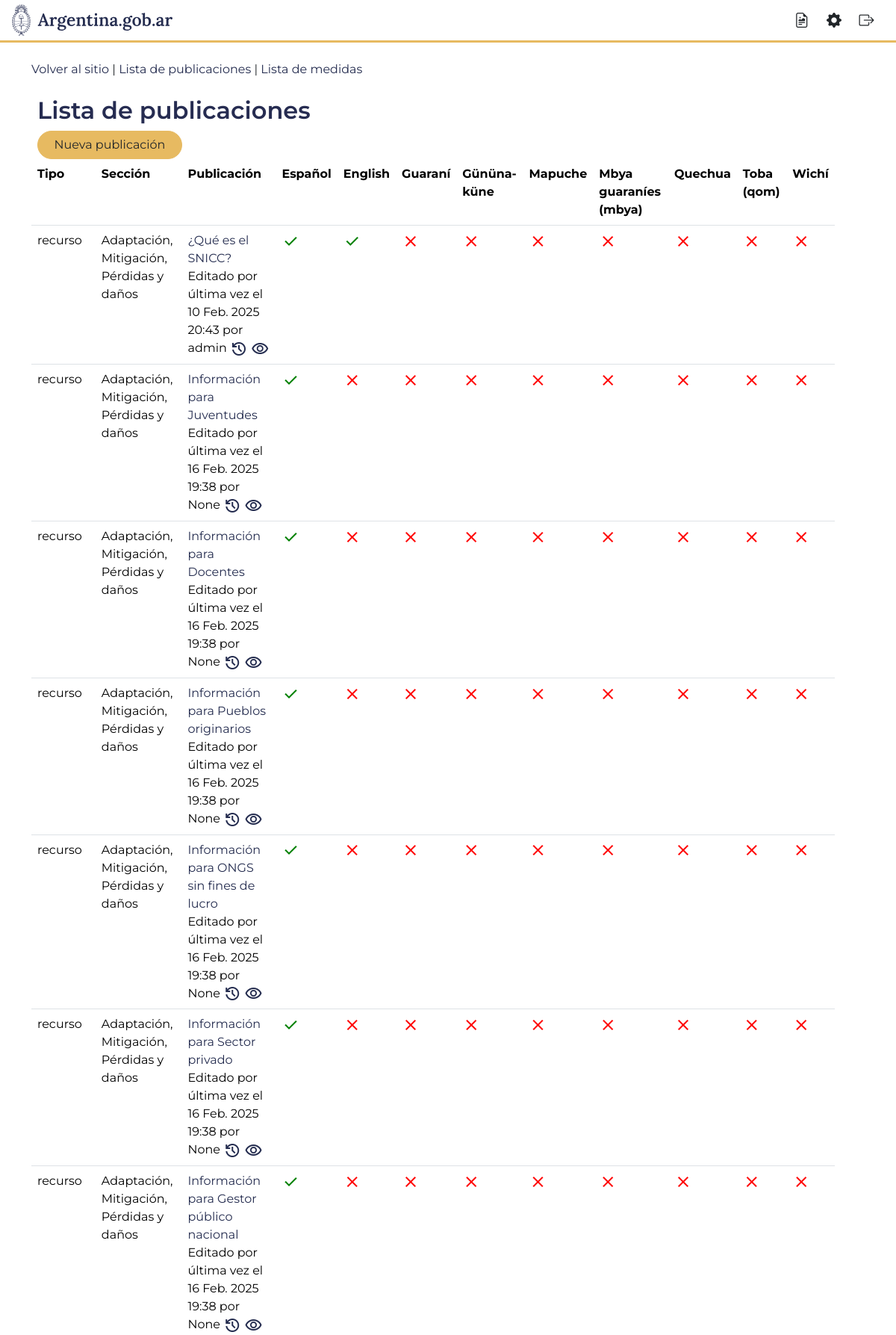
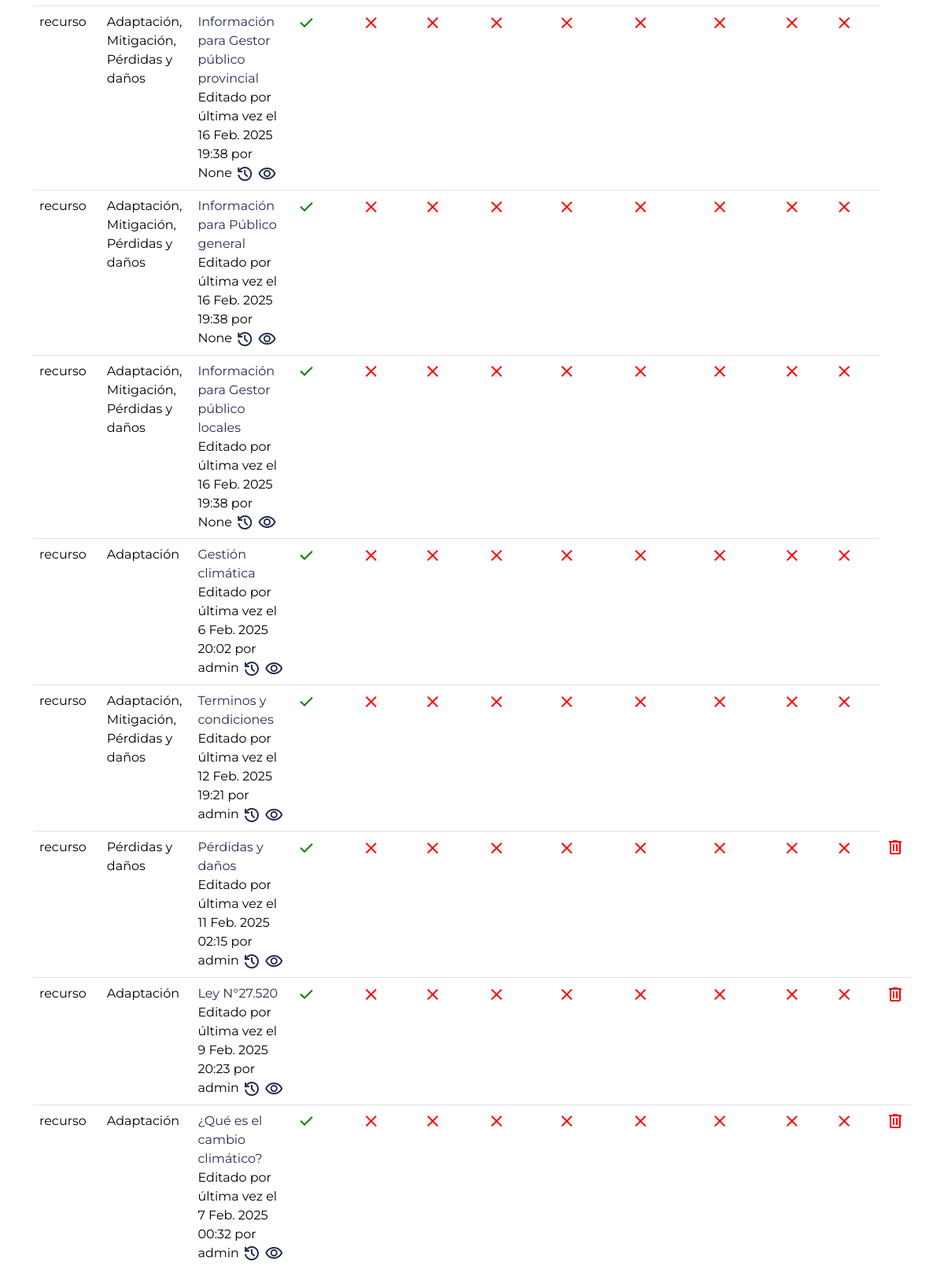
Page /editor/post/list (signed in, upper part) on the committed database (2 pictures, top to bottom).
### app/main/models.py (models this page shows, shortened)
class Named(models.Model):
    name = models.CharField(max_length=40, verbose_name='nombre')
    class Meta:
        abstract = True

class Language(Named):
    code = models.CharField(max_length=3, primary_key=True, verbose_name='código')
    order = models.IntegerField(default=20)
    class Meta:
        ordering = ('order', 'name',)
        verbose_name = 'idioma'
    @classmethod
    def default(cls):
        return cls.objects.get_or_create(order=1, code=DEFAULT_LANGUAGE_CODE, name='Español')[0]
    def is_default(self):
        return self.code == DEFAULT_LANGUAGE_CODE

class Versioned:
    """Abstract class for objects having translations. Assumes there is a 'versions' attribute to locate languages."""

class Post(models.Model, Versioned):
    class PostStatus(models.IntegerChoices):
        draft = (1, 'borrador')
        published = (2, 'publicado')
    class PostType(models.IntegerChoices):
        news = (1, 'novedad')
        resource = (2, 'recurso')
    class Meta:
        verbose_name = 'recurso/novedad'
        verbose_name_plural = 'recursos/novedades'
    type = models.IntegerField(choices=PostType, default=PostType.resource, verbose_name='typo',
                               help_text='Las publicaciones establecidas como "novedad" aparecerán en la sección de novedades, la más reciente primero.')
    parent = models.ForeignKey('Post', null=True, blank=True, on_delete=models.SET_NULL,
                               verbose_name='padre',
                               related_name='children', help_text="solo para recursos")
    category = models.CharField(choices=CategoryExtended, max_length=50, default=CategoryExtended.ampyd, verbose_name='categoria')
    slug = models.SlugField(max_length=30, unique=True, help_text="autoset")
    status = models.IntegerField(choices=PostStatus, default=PostStatus.draft, verbose_name='estado')
    image = models.FileField(upload_to='title', null=True, blank=True, verbose_name='imagen')
    date = models.DateTimeField(auto_now=True)
    protected = models.BooleanField(blank=True, default=False, help_text='Special post, should never be deleted.')
    def lang_list(self):
        return Language.objects.filter(postversion__post=self)
    def is_draft(self):
        return self.status == self.PostStatus.draft
    @property
    def content(self):
        return self.versions.filter(lang__code=DEFAULT_LANGUAGE_CODE).latest('date')
    def __str__(self):
        return self.content.title if self.content else 'none'

class LanguageVersion(models.Model):
    lang = models.ForeignKey(Language, on_delete=models.CASCADE) #, limit_choices_to=~models.Q(code=DEFAULT_LANGUAGE_CODE))
    class Meta:
        abstract = True

class PostVersion(LanguageVersion):
    title = models.CharField(max_length=100, verbose_name='título')
    body = models.TextField(verbose_name='texto', blank=True, null=True)
    post = models.ForeignKey(Post, on_delete=models.CASCADE, related_name='versions')
    date = models.DateTimeField(auto_now=True)
    user = models.ForeignKey('user.User', null=True, on_delete=models.SET_NULL)
    short = models.CharField(max_length=500, verbose_name='texto de la tarjeta', help_text='Descripción breve, 500 caracteres como máximo', null=True, blank=True)
    class Meta:
        ordering = ['-date']

### app/user/models.py (models this page shows, shortened)
class User(AbstractUser):
    class UserGender(models.TextChoices):
        male = 'Varon'
        female = 'Mujer'
        no = 'No'
        otro = 'Otro'
    profile = models.ForeignKey(Profile, blank=True, null=True, on_delete=models.SET_NULL, verbose_name='perfil')
    gender = models.CharField(choices=UserGender, max_length=20, default=UserGender.no)
    country = models.CharField(null=True, blank=True, max_length=10)
    province = models.ForeignKey(Provincia, blank=True, null=True, on_delete=models.SET_NULL)
    city = models.CharField(null=True, blank=True, max_length=50)
    phone = models.CharField(null=True, blank=True, max_length=20)
    lang = models.ForeignKey(Language, blank=True, null=True, on_delete=models.SET_NULL, verbose_name='idioma')
    @admin.display(boolean=True)
    def editor(self):
        return hasattr(self, 'access')
    @property
    def is_writer(self):
        return self.access.all_lang or self.access.langs.contains(Language.default())

### app/dashboard/views.py (the view)
@user_passes_test(has_access)
def postlist(request):
    access = request.user.access
    if access.all_lang:
        languages = Language.objects.all()
    else:
        languages = access.langs.all()
    posts = Post.objects.all().order_by('-date')
    return render(request, 'dashboard/post_list.html', context={'languages':languages, 'posts': posts})

### app/dashboard/views.py (called while the page is built)
def has_access(user):
    return hasattr(user, 'access')

### app/dashboard/templates/dashboard/post_list.html (shortened to what this page needs)
{% extends 'dashboard/dashbase.html' %}
{% block content %}
<div class="content-edition">
    <div class="container">
        <div class="content-edition-title">
            <h2>Lista de publicaciones</h2>
            {% if request.user.is_writer %}
            <a href="{% url 'dashboard:new' %}" class="btn btn-amarillo">Nueva publicación</a>
            {% endif %}
        </div>
        <table class="table">
            <tr><th>Tipo</th><th>Sección</th><th>Publicación</th>{% for lang in languages %}<th>{{lang.name}}</th>{% endfor %}
            </tr>
            {% for p in posts %}
        <tr><td>{{p.get_type_display}}</td><td>{{p.category}}</td>
            <td>
                {% if request.user.is_writer %}<a href="{% url 'dashboard:edit' p.id %}">{{p}}</a>
                {% else %}{{p.content}}
                {% endif %}
                <div class="editedby">Editado por última vez el {{p.content.date}} por {{p.content.user}}
                    <a href="{% url 'dashboard:history' p.id 'es' %}"><span class="material-symbols-outlined" title="historia">history</span></a>
                    <a href="{% url 'mainv2:post' p.slug %}"><span class="material-symbols-outlined" title="ver">visibility</span></a>
                </div>
            </td>
            {% with p.lang_list as pll %}
            {% for lang in languages %}
                <td><a href="{% url 'dashboard:translation' p.id lang.code %}"><span class="material-symbols-outlined"  title="editar">
                {% if lang.is_default or lang in pll %}<span style="color:green;">check</span>{% else %}<span style="color:red;">close</span>{% endif %}
                </span></a>
                </td>
            {% endfor %}{% endwith %}
            {% if not p.protected and request.user.access.can_delete %}<td><a href="{% url 'dashboard:delete' p.id %}" onclick="clicked(event)">
                <span class="material-symbols-outlined" style="color:red;" title="eliminar">delete</span></a></td>{% endif %}
        </tr>
        {% endfor %}
        </table>
    </div>
</div>
{% endblock %}

### app/main/static/main/css/style.css (style rules this page uses)
a { text-decoration: none; color: #242c4f; }
.material-symbols-outlined { vertical-align:middle; }

### app/main/static/main/css/snic.css (style rules this page uses)
:root { --amarillo: #E7BA61; --blanco: #FFFFFF; --azul: #262C51; --azul-claro: #2E6695; --not-found: #CBECFF; --not-found-text: #65B4E1; --negro: #000000; --oscuro: #2B2B2B; --li-selected: #555555; --gris: #808080; --gris-claro: #EFEFEF; --magenta: #1B1940; --dorado: #9A7808; --card-hover: #E6EAEE; --accesos: #0072BB; --gray-button: #F8F9FA; --gris-opaco: #777777; --validated: #4BA257; }
html,body { font-size: 1rem; font-family: "Montserrat", sans-serif; overflow: hidden; height: 100%; }
h1, h2, h3, h4, h5, h6 { color: var(--azul); font-weight: 600; }
.btn { text-decoration: none; border-radius: 30px; font-family: "Montserrat", sans-serif; }
.btn-amarillo { background-color: var(--amarillo); border-color: var(--amarillo); --bs-btn-padding-x: 1.35rem; margin: 0 0.5rem; }

### app/dashboard/static/dashboard/editor.css (style rules this page uses)
.content-edition h1, .content-edition h2, .content-edition h3 { padding-left: 0.5rem; }

### rows in the picture
Language: name "Español"
Language: name "English"
Language: name "Guaraní"
Language: name "Gününa-küne"
Language: name "Mapuche"
Language: name "Mbya guaraníes (mbya)"
Language: name "Quechua"
Language: name "Toba (qom)"
Language: name "Wichí"
Post: type "recurso", category "Adaptación, Mitigación, Pérdidas y daños", id.title "¿Qué es el SNICC?", content "10 Feb. 2025 20:43", content.user "admin"
Post: type "recurso", category "Adaptación, Mitigación, Pérdidas y daños", id.title "Información para Juventudes", content "16 Feb. 2025 19:38", content.user "None"
Post: type "recurso", category "Adaptación, Mitigación, Pérdidas y daños", id.title "Información para Docentes", content "16 Feb. 2025 19:38", content.user "None"
Post: type "recurso", category "Adaptación, Mitigación, Pérdidas y daños", id.title "Información para Pueblos originarios", content "16 Feb. 2025 19:38", content.user "None"
Post: type "recurso", category "Adaptación, Mitigación, Pérdidas y daños", id.title "Información para ONGS sin fines de lucro", content "16 Feb. 2025 19:38", content.user "None"
Post: type "recurso", category "Adaptación, Mitigación, Pérdidas y daños", id.title "Información para Sector privado", content "16 Feb. 2025 19:38", content.user "None"
Post: type "recurso", category "Adaptación, Mitigación, Pérdidas y daños", id.title "Información para Gestor público nacional", content "16 Feb. 2025 19:38", content.user "None"
Post: type "recurso", category "Adaptación, Mitigación, Pérdidas y daños", id.title "Información para Gestor público provincial", content "16 Feb. 2025 19:38", content.user "None"
Post: type "recurso", category "Adaptación, Mitigación, Pérdidas y daños", id.title "Información para Público general", content "16 Feb. 2025 19:38", content.user "None"
Post: type "recurso", category "Adaptación, Mitigación, Pérdidas y daños", id.title "Información para Gestor público locales", content "16 Feb. 2025 19:38", content.user "None"
Post: type "recurso", category "Adaptación", id.title "Gestión climática", content "6 Feb. 2025 20:02", content.user "admin"
Post: type "recurso", category "Adaptación, Mitigación, Pérdidas y daños", id.title "Terminos y condiciones", content "12 Feb. 2025 19:21", content.user "admin"
Post: type "recurso", category "Pérdidas y daños", id.title "Pérdidas y daños", content "11 Feb. 2025 02:15", content.user "admin", protected False (drawn)
Post: type "recurso", category "Adaptación", id.title "Ley N°27.520", content "9 Feb. 2025 20:23", content.user "admin", protected False (drawn)
Post: type "recurso", category "Adaptación", id.title "¿Qué es el cambio climático?", content "7 Feb. 2025 00:32", content.user "admin", protected False (drawn)
